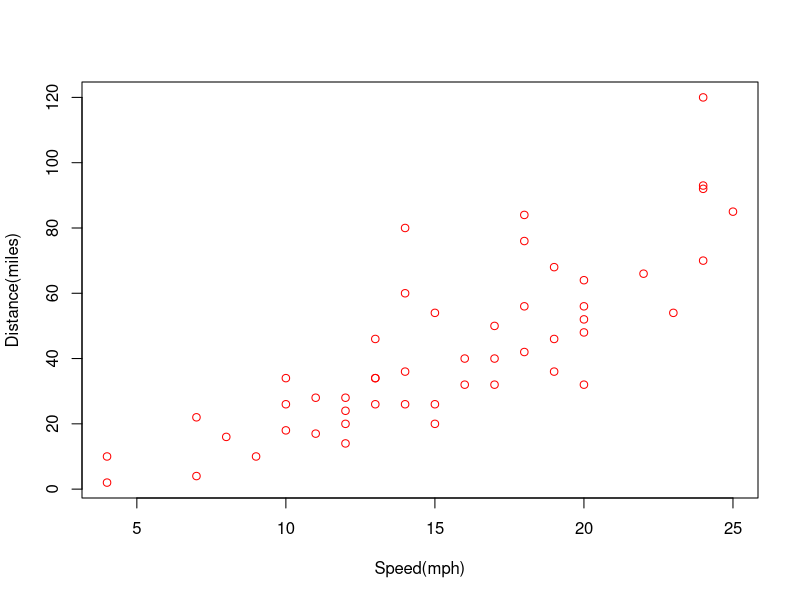

Write the R code that produced this figure.
## ---- chunk 1
knitr::opts_chunk$set(echo = TRUE)
## ---- chunk 2
plot(cars, col = "red", xlab = "Speed(mph)", ylab = "Distance(miles)")
## ---- chunk 3
library(knitr)
kable(summary(cars))
